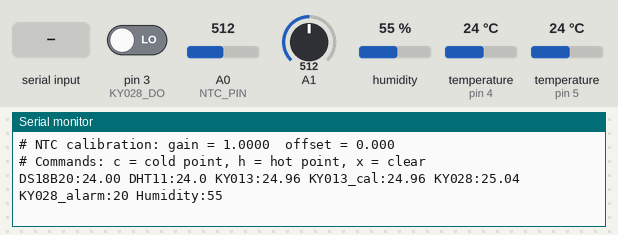
Recording of a sketch running on a simulated Arduino Uno, built with avr-gcc and run on an emulated ATmega328P. Shown: the last lines printed to the serial monitor. The test bench sets the inputs (shaded band); at power-on: humidity 55 %, temperature (sensors on pin 4, pin 5) 24 °C, pin 3 (KY028_DO) LOW, A0 (NTC_PIN) = 512, A1 = 512. EEPROM starts erased.

Above: at 1.6 s.
1.7 s: "NTC1\n" received over Serial
4.3 s: "x" received over Serial
6.4 s: "h" received over Serial
8.4 s: "c" received over Serial
10.5 s: humidity set to 22 %
At 11.7 s:
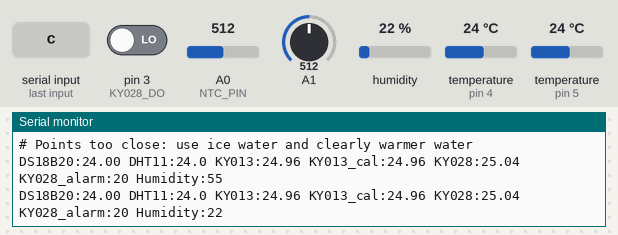
12.0 s: temperature (sensor on pin 4) set to 12 °C
At 13.7 s:
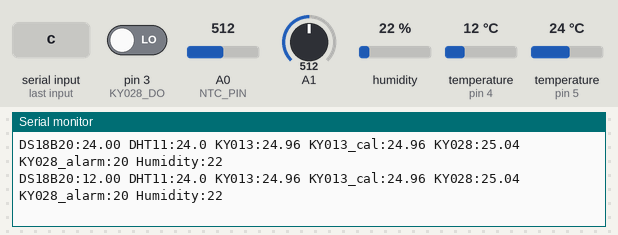

The sketch:

E06_TempShootout_Task.ino
```cpp
// ChinarSoft - Arduino Sensor Kit, Episode 6 - TASK SOLUTION
// Task: calibrate the KY-013 NTC with a two-point correction, using the DS18B20 as reference.
//
// Changes vs E06_TempShootout:
//   - Two-point calibration from the Serial Monitor (115200 baud, any line ending):
//       c = store the COLD point (both sensors together in ice water, wait ~1 min)
//       h = store the HOT point  (both sensors in warm water, ~40-50 C, wait ~1 min)
//       x = forget the calibration (gain 1, offset 0)
//     With both points: gain = (refHot - refCold) / (ntcHot - ntcCold)
//                       offset = refCold - gain * ntcCold
//   - New plot line KY013_cal: = gain * tNtc + offset (corrected NTC reading).
//   - gain and offset are saved in EEPROM, so the calibration survives a reset.
//   - Waterproof the sensors (or use a sealed DS18B20 probe) before putting them in water!
//
// Wiring: same wiring as E06_TempShootout.
//
// Temperature shoot-out: KY-013 analog NTC, KY-028 digital NTC, KY-001 DS18B20, KY-015 DHT11
//
// Wiring (Arduino Uno):
//   KY-013 analog temp    S -> A0 | middle -> 5V | - -> GND
//   KY-028 digital temp   AO -> A1 | DO -> D3 | + -> 5V | G -> GND
//   KY-001 DS18B20        S -> D4 | middle -> 5V | - -> GND   (board has a 4.7k pull-up)
//   KY-015 DHT11          S -> D5 | middle -> 5V | - -> GND
//
// Libraries: OneWire, DallasTemperature, DHT sensor library (Adafruit) + Adafruit Unified Sensor
// Output: Serial Plotter at 115200 baud

#include <OneWire.h>
#include <DallasTemperature.h>
#include <DHT.h>
#include <EEPROM.h>                     // TASK: keep the calibration after a reset

const int NTC_PIN     = A0;
const int KY028_AO    = A1;
const int KY028_DO    = 3;
const int DS18B20_PIN = 4;
const int DHT_PIN     = 5;

// NTC parameters (typical 10k NTC, B = 3950, 10k fixed resistor)
const float R_FIXED  = 10000.0;
const float R_NOMINAL = 10000.0;
const float T_NOMINAL = 25.0;
const float B_COEFF  = 3950.0;
// Many KY-013 boards have the NTC and the resistor swapped vs. the label.
// If the temperature goes DOWN when you warm the sensor, flip this.
const bool NTC_ON_GROUND_SIDE = true;

OneWire oneWire(DS18B20_PIN);
DallasTemperature ds(&oneWire);
DHT dht(DHT_PIN, DHT11);

// TASK: two-point calibration data
float refCold = NAN, ntcCold = NAN;     // ice water: DS18B20 and NTC readings
float refHot  = NAN, ntcHot  = NAN;     // warm water
float gain = 1.0, offset = 0.0;         // corrected = gain * tNtc + offset
const float MIN_SPAN_C = 10.0;          // the two points must be at least 10 C apart

const int  EE_ADDR  = 0;
const long EE_MAGIC = 0x4E544331;       // "NTC1": marks valid data in EEPROM
struct CalData { long magic; float gain; float offset; };

float ntcCelsius(int raw, bool ntcOnGroundSide) {
  if (raw <= 0 || raw >= 1023) return NAN;
  float r;
  if (ntcOnGroundSide) r = R_FIXED * raw / (1023.0 - raw);
  else                 r = R_FIXED * (1023.0 - raw) / raw;
  // Beta form of the Steinhart-Hart equation
  float invT = 1.0 / (T_NOMINAL + 273.15) + log(r / R_NOMINAL) / B_COEFF;
  return 1.0 / invT - 273.15;
}

// TASK: compute the straight-line correction from the two points
void computeCalibration() {
  if (isnan(refCold) || isnan(refHot)) return;      // need both points
  if (fabs(ntcHot - ntcCold) < MIN_SPAN_C) {
    Serial.println("# Points too close: use ice water and clearly warmer water");
    return;
  }
  gain = (refHot - refCold) / (ntcHot - ntcCold);
  offset = refCold - gain * ntcCold;
  CalData d = {EE_MAGIC, gain, offset};
  EEPROM.put(EE_ADDR, d);
  Serial.print("# Calibrated and saved: gain = "); Serial.print(gain, 4);
  Serial.print("  offset = "); Serial.println(offset, 3);
}

// TASK: 'c' / 'h' store a point from the current readings, 'x' clears
void handleSerial(float tDs, float tNtc) {
  while (Serial.available()) {
    char c = Serial.read();
    if (c == 'x' || c == 'X') {
      gain = 1.0; offset = 0.0;
      refCold = ntcCold = refHot = ntcHot = NAN;
      CalData d = {0, 1.0, 0.0};
      EEPROM.put(EE_ADDR, d);
      Serial.println("# Calibration cleared");
    } else if (c == 'c' || c == 'C' || c == 'h' || c == 'H') {
      if (tDs == DEVICE_DISCONNECTED_C || isnan(tNtc)) {
        Serial.println("# Cannot store a point: a sensor reading is invalid");
      } else if (c == 'c' || c == 'C') {
        refCold = tDs; ntcCold = tNtc;
        Serial.print("# COLD point: DS18B20 = "); Serial.print(refCold, 2);
        Serial.print("  NTC = "); Serial.println(ntcCold, 2);
        computeCalibration();
      } else {
        refHot = tDs; ntcHot = tNtc;
        Serial.print("# HOT point: DS18B20 = "); Serial.print(refHot, 2);
        Serial.print("  NTC = "); Serial.println(ntcHot, 2);
        computeCalibration();
      }
    }
  }
}

int averageRead(int pin) {
  long sum = 0;
  for (int i = 0; i < 16; i++) sum += analogRead(pin);
  return sum / 16;
}

void setup() {
  Serial.begin(115200);
  pinMode(KY028_DO, INPUT);
  ds.begin();
  ds.setResolution(12);          // 0.0625 C steps, 750 ms per conversion
  dht.begin();

  // TASK: load a saved calibration, if there is one
  CalData d;
  EEPROM.get(EE_ADDR, d);
  if (d.magic == EE_MAGIC && !isnan(d.gain) && !isnan(d.offset)) {
    gain = d.gain; offset = d.offset;
  }
  Serial.print("# NTC calibration: gain = "); Serial.print(gain, 4);
  Serial.print("  offset = "); Serial.println(offset, 3);
  Serial.println("# Commands: c = cold point, h = hot point, x = clear");
}

void loop() {
  ds.requestTemperatures();      // blocks ~750 ms at 12-bit
  float tDs   = ds.getTempCByIndex(0);
  float tDht  = dht.readTemperature();
  float hDht  = dht.readHumidity();
  float tNtc  = ntcCelsius(averageRead(NTC_PIN), NTC_ON_GROUND_SIDE);
  // KY-028 analog side uses the same kind of NTC, but the divider is upside down
  float tK028 = ntcCelsius(averageRead(KY028_AO), !NTC_ON_GROUND_SIDE);
  float corrected = gain * tNtc + offset;          // TASK: one line corrects every reading

  handleSerial(tDs, tNtc);                         // TASK

  Serial.print("DS18B20:"); Serial.print(tDs, 2);
  Serial.print(" DHT11:");  Serial.print(tDht, 1);
  Serial.print(" KY013:");  Serial.print(tNtc, 2);
  Serial.print(" KY013_cal:"); Serial.print(corrected, 2);   // TASK
  Serial.print(" KY028:");  Serial.print(tK028, 2);
  Serial.print(" KY028_alarm:"); Serial.print(digitalRead(KY028_DO) * 5 + 20);  // 20 or 25 on plot
  Serial.print(" Humidity:"); Serial.println(hDht, 0);

  if (tDs == DEVICE_DISCONNECTED_C) Serial.println("# DS18B20 not found - check wiring");
  if (isnan(tDht)) Serial.println("# DHT11 read failed");

  delay(1250);                   // DHT11 needs at least 1 s between reads
}
```

Measured:
- after the input at 10.5 s, the serial monitor: prints a new line after 0.59 s (image 1)
- after the input at 12.0 s, the serial monitor: prints a new line after 1.1 s (image 2)
